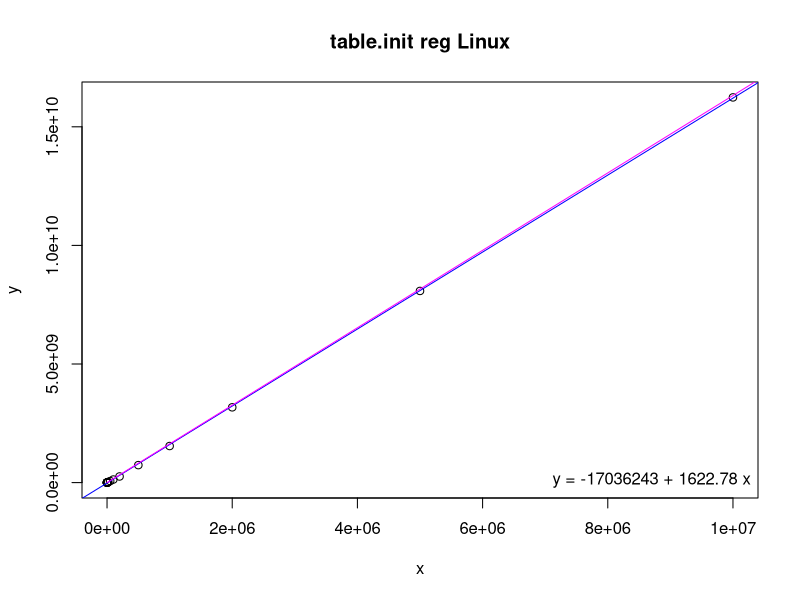
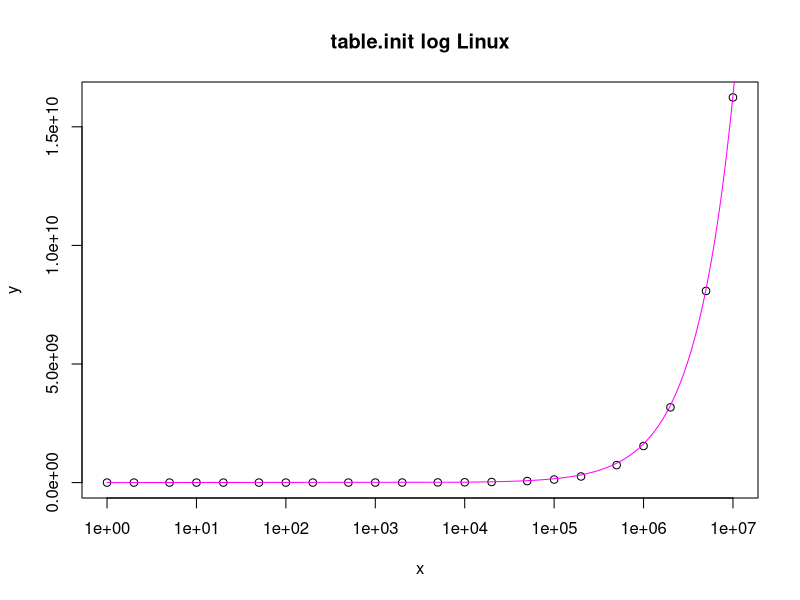

The R script that drew these images, in order:
# Input data
x <- c(1,2,5,10,20,50,100,200,500,1000,2000,5000,10000,20000,50000,100000,200000,500000,1000000,2000000,5000000,9999999)
y <- c(109980,111030,116860,123170,135740,175100,251600,378330,769230,1414600,2715000,6589400,13064000,25967000,64378000,129120000,258340000,736940000,1542400000,3173700000,8080900000,16240000000)

# Linear regression
model <- lm(y ~ x)
coefs <- coef(model)

# Print regression coefficients
print(coefs)

# Estimating function
fe <- function(x) {
  70000 + (((x + 32 - 1) / 32) * 52224)
}

# Estimated values
xe <- seq(1, 40000000000, by = 10000)
ye <- fe(xe)

png("table-init-reg.png")
plot(x, y, main = "table.init reg Linux")
abline(model, col = "blue")
lines(xe, ye, col = "magenta")
legend("bottomright", legend = sprintf("y = %.0f + %.2f x", coefs[1], coefs[2]), bty = "n")

png("table-init-log.png")
plot(x, y, log = "x", main = "table.init log Linux")
lines(xe, ye, col = "magenta")
